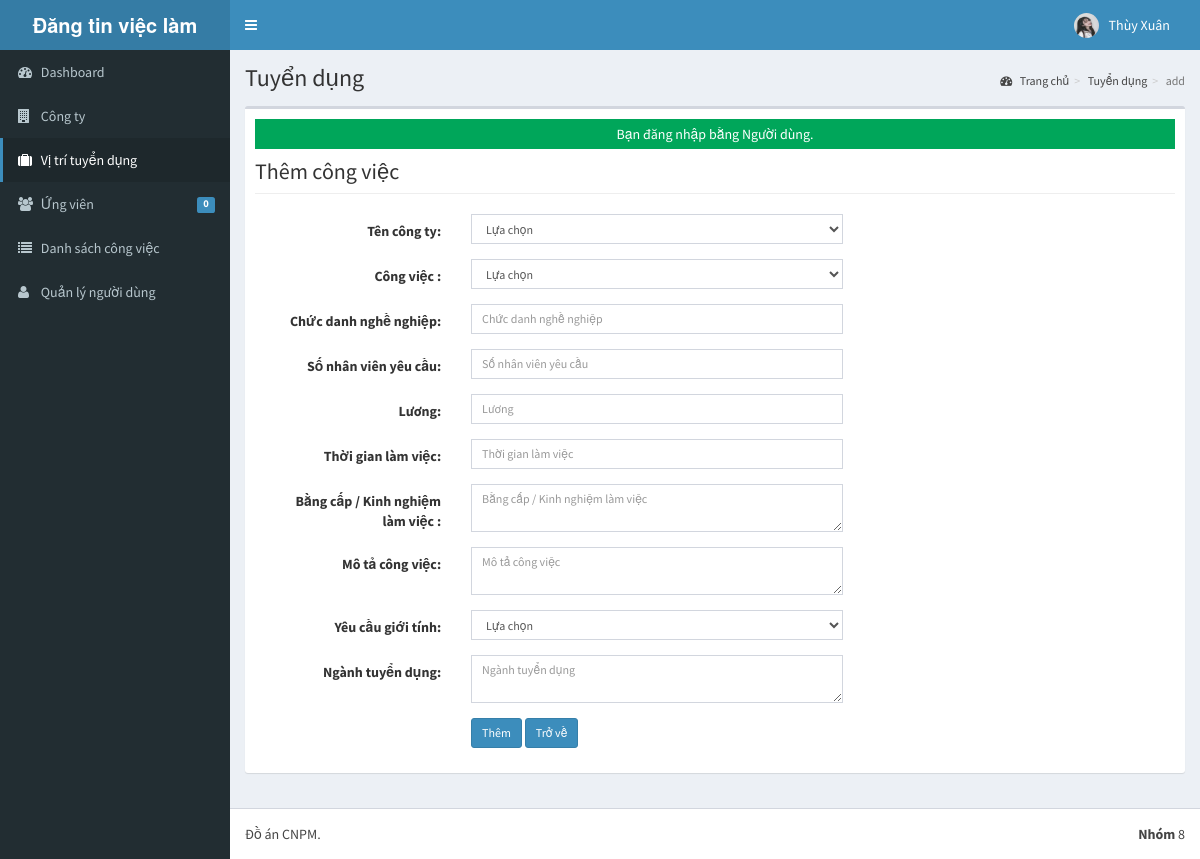
Screenshot of /admin/vacancy/index.php?view=add (signed in) with the database file from the repository.
### tables this page shows
CREATE TABLE `tblusers` (
  `USERID` varchar(30) NOT NULL,
  `FULLNAME` varchar(40) NOT NULL,
  `USERNAME` varchar(90) NOT NULL,
  `PASS` varchar(90) NOT NULL,
  `ROLE` varchar(30) NOT NULL,
  `PICLOCATION` varchar(255) NOT NULL
);

### admin/vacancy/index.php (called while the page is built, shortened)
<?php
require_once("../../include/initialize.php");
$title="Tuyển dụng";
require_once ("../theme/templates.php");
?>

### include/database.php (called while the page is built, shortened)
<?php
class Database {
	var $sql_string = '';
	private $conn;
	public function open_connection() {
		$this->conn = mysqli_connect(server,user,pass);
		if(!$this->conn){
			echo "Sự cố trong kết nối cơ sở dữ liệu! Liên hệ với quản trị viên!";
			exit();
		}else{
			$db_select = mysqli_select_db($this->conn,database_name);
		}
	}
	function setQuery($sql='') {
		$this->sql_string=$sql;
	}
	function executeQuery() {
		$result = mysqli_query($this->conn,$this->sql_string);
		return $result;
	}
	private function confirm_query($result) {
		return $result;
	}
	function loadSingleResult() {
		$cur = $this->executeQuery();
		while ($row = mysqli_fetch_object($cur)) {
		return $data = $row;
		}
	}
}
$mydb = new Database();
?>

### include/accounts.php (called while the page is built, shortened)
<?php
require_once(LIB_PATH.DS.'database.php');
class User {
	protected static  $tblname = "tblusers";
	function single_user($id=""){
			global $mydb;
			$mydb->setQuery("SELECT * FROM ".self::$tblname."
				Where USERID= '{$id}' LIMIT 1");
			$cur = $mydb->loadSingleResult();
			return $cur;
	}
	}
?>

### include/function.php (called while the page is built, shortened)
<?php
function currentpage(){
		$this_page = $_SERVER['SCRIPT_NAME'];
	    $bits = explode('/',$this_page);
		 return $bits[3];
	}
		?>

### admin/vacancy/add.php (the view, shortened to what this page needs)
<form class="form-horizontal span6" action="controller.php?action=add" method="POST">
  <div class="row">
    <div class="col-lg-12">
      <h1 class="page-header">Thêm công việc</h1>
    </div>
  </div>
  <div class="form-group">
    <div class="col-md-8">
      <label class="col-md-4 control-label" for="COMPANYNAME">Tên công ty:</label>
        <div class="col-md-8">
          <select class="form-control input-sm" id="COMPANYID" name="COMPANYID">
            <option value="None">Lựa chọn</option>
          </select>
        </div>
      </div>
    </div>
    <div class="form-group">
      <div class="col-md-8">
        <label class="col-md-4 control-label" for="CATEGORY">Công việc :</label>
          <div class="col-md-8">
            <select class="form-control input-sm" id="CATEGORY" name="CATEGORY">
                <option value="None">Lựa chọn</option>
              </select>
          </div>
        </div>
      </div>
      <div class="form-group">
        <div class="col-md-8">
          <label class="col-md-4 control-label" for="OCCUPATIONTITLE">Chức danh nghề nghiệp:</label>
          <div class="col-md-8">
            <input class="form-control input-sm" id="OCCUPATIONTITLE" name="OCCUPATIONTITLE" placeholder="Chức danh nghề nghiệp"   autocomplete="none"/>
          </div>
        </div>
      </div>
      <div class="form-group">
        <div class="col-md-8">
          <label class="col-md-4 control-label" for="REQ_NO_EMPLOYEES">Số nhân viên yêu cầu:</label>
          <div class="col-md-8">
            <input class="form-control input-sm" id="REQ_NO_EMPLOYEES" name="REQ_NO_EMPLOYEES" placeholder="Số nhân viên yêu cầu"   autocomplete="none"/>
          </div>
        </div>
      </div>
      <div class="form-group">
        <div class="col-md-8">
          <label class="col-md-4 control-label" for="SALARIES">Lương:</label>
          <div class="col-md-8">
            <input class="form-control input-sm" id="SALARIES" name="SALARIES" placeholder="Lương" autocomplete="none"/>
          </div>
        </div>
      </div>
      <div class="form-group">
        <div class="col-md-8">
          <label class="col-md-4 control-label" for="DURATION_EMPLOYEMENT">Thời gian làm việc:</label>
          <div class="col-md-8">
            <input class="form-control input-sm" id="DURATION_EMPLOYEMENT" name="DURATION_EMPLOYEMENT" placeholder="Thời gian làm việc"   autocomplete="none"/>
          </div>
        </div>
      </div>
      <div class="form-group">
        <div class="col-md-8">
          <label class="col-md-4 control-label" for="QUALIFICATION_WORKEXPERIENCE">Bằng cấp / Kinh nghiệm làm việc :</label>
          <div class="col-md-8">
            <textarea class="form-control input-sm" id="QUALIFICATION_WORKEXPERIENCE" name="QUALIFICATION_WORKEXPERIENCE" placeholder="Bằng cấp / Kinh nghiệm làm việc"   autocomplete="none"></textarea>
          </div>
        </div>
      </div>
      <div class="form-group">
        <div class="col-md-8">
          <label class="col-md-4 control-label" for="JOBDESCRIPTION">Mô tả công việc:</label>
          <div class="col-md-8">
            <textarea class="form-control input-sm" id="JOBDESCRIPTION" name="JOBDESCRIPTION" placeholder="Mô tả công việc" autocomplete="none"></textarea>
          </div>
        </div>
      </div>
      <div class="form-group">
        <div class="col-md-8">
          <label class="col-md-4 control-label" for="PREFEREDSEX">Yêu cầu giới tính:</label>
          <div class="col-md-8">
            <select class="form-control input-sm" id="PREFEREDSEX" name="PREFEREDSEX">
                <option value="None">Lựa chọn</option>
            </select>
          </div>
        </div>
      </div>
      <div class="form-group">
        <div class="col-md-8">
          <label class="col-md-4 control-label" for="SECTOR_VACANCY">Ngành tuyển dụng:</label>
            <div class="col-md-8">
              <textarea class="form-control input-sm" id="SECTOR_VACANCY" name="SECTOR_VACANCY" placeholder="Ngành tuyển dụng"   autocomplete="none"></textarea>
            </div>
          </div>
        </div>
        <div class="form-group">
          <div class="col-md-8">
            <label class="col-md-4 control-label" for="idno"></label>
            <div class="col-md-8">
              <button class="btn btn-primary btn-sm" name="save" type="submit" > Thêm</button>
              <a href="index.php" class="btn btn-primary btn-sm">Trở về</a>
            </div>
          </div>
        </div>
</form>

### admin/theme/templates.php (shortened to what this page needs)
<!DOCTYPE html>
<html>
<head>
  <link rel="stylesheet" href="<?php echo web_root;?>bootstrap/css/bootstrap.min.css">
  <link rel="stylesheet" href="<?php echo web_root;?>plugins/font-awesome/css/font-awesome.min.css">
  <link rel="stylesheet" href="<?php echo web_root;?>dist/css/AdminLTE.min.css">
  <link rel="stylesheet" href="<?php echo web_root;?>dist/css/skins/_all-skins.min.css">
  <link rel="stylesheet" href="<?php echo web_root;?>plugins/iCheck/flat/blue.css">
  <link rel="stylesheet" href="<?php echo web_root;?>plugins/morris/morris.css">
  <link rel="stylesheet" href="<?php echo web_root;?>plugins/jvectormap/jquery-jvectormap-1.2.2.css">
  <link href="<?php echo web_root; ?>plugins/datepicker/bootstrap-datetimepicker.min.css" rel="stylesheet" media="screen">
  <link rel="stylesheet" href="<?php echo web_root;?>plugins/dataTables/jquery.dataTables.min.css">
  <link rel="stylesheet" href="<?php echo web_root;?>plugins/bootstrap-wysihtml5/bootstrap3-wysihtml5.min.css">
</head>
<body class="hold-transition skin-blue fixed sidebar-mini">
  <div class="wrapper">
    <header class="main-header">
      <a href="<?php echo web_root;?>/admin/" class="logo">
        <span class="logo-lg"><b>Đăng tin việc làm</b></span>
      </a>
      <nav class="navbar navbar-static-top" role="navigation">
        <a href="#" class="sidebar-toggle" data-toggle="offcanvas" role="button">
        </a>
        <div class="navbar-custom-menu">
          <ul class="nav navbar-nav">
            <?php
              $user = New User();
              $singleuser = $user->single_user($_SESSION['ADMIN_USERID']);
            ?>
          <li class="dropdown user user-menu" style="padding-right: 15px;"  >
            <a href="#" class="dropdown-toggle" data-toggle="dropdown">
              <img src="<?php echo web_root.'admin/user/'. $singleuser->PICLOCATION;?>" class="user-image" alt="User Image">
              <span class="hidden-xs"><?php echo $singleuser->FULLNAME; ?></span>
            </a>
          </li>
          </ul>
        </div>
      </nav>
    </header>
  <aside class="main-sidebar">
    <section class="sidebar">
      <ul class="sidebar-menu">
        <li  class="<?php echo (currentpage() == 'index.php') ? "active" : false;?>" >
          <a href="<?php echo web_root ;?>admin/">
            <i class="fa fa-dashboard"></i> <span>Dashboard</span>
          </a>
        </li>
        <li class="<?php echo (currentpage() == 'company') ? "active" : false;?>" >
          <a href="<?php echo web_root ;?>admin/company/">
            <i class="fa fa-building"></i> <span>Công ty</span>
          </a>
        </li>
        <li class="<?php echo (currentpage() == 'vacancy') ? "active" : false;?>" >
          <a href="<?php echo web_root ;?>admin/vacancy/">
            <i class="fa fa-suitcase"></i> <span>Vị trí tuyển dụng</span>
          </a>
        </li>
        <li class="<?php echo (currentpage() == 'applicants') ? "active" : false;?>" >
          <a href="<?php echo web_root ;?>admin/applicants/">
            <i class="fa fa-users"></i> <span>Ứng viên</span>
            <span class="label label-primary pull-right">
              <?php
                $sql = "SELECT count(*) as 'APPL' FROM `tbljobregistration` WHERE `PENDINGAPPLICATION`=1";
                $mydb->setQuery($sql);
                $pending = $mydb->loadSingleResult();
                echo $pending->APPL;
              ?>
            </span>
          </a>
        </li>
        <li class="<?php echo (currentpage() == 'category') ? "active" : false;?>" >
          <a href="<?php echo web_root ;?>admin/category/">
            <i class="fa fa-list"></i>
            <span>Danh sách công việc</span>
          </a>
        </li>
        <li class="<?php echo (currentpage() == 'user') ? "active" : false;?>">
          <a href="<?php echo web_root; ?>admin/user/">
            <i class="fa fa-user"></i>
            <span>Quản lý người dùng</span>
          </a>
        </li>
      </ul>
    </section>
  </aside>
  <div class="content-wrapper">
  <section class="content-header">
      <h1>
        <?php echo isset($title) ? $title : ''; ?>
      </h1>
      <ol class="breadcrumb">
        <?php
          if ($title!='Home') {
            $active_title = '';
            if (isset($_GET['view'])) {
              $active_title = '<li class='.$active_title.'><a href="index.php">'.$title.'</a></li>';
            }else{
              $active_title = '<li class='.$active_title.'>'.$title.'</li>';
            }
            echo '<li><a href='.web_root.'admin/><i class="fa fa-dashboard"></i> Trang chủ</a></li>';
            echo  $active_title;
            echo  isset($_GET['view']) ? '<li class="active">'.$_GET['view'].'</li>' : '';
          }
        ?>
      </ol>
    </section>
         <section class="content">
          <div class="row">
            <div class="col-xs-12">
              <div class="box">
                <div class="box-body">
              <?php
               require_once $content;
               ?>
             </div>
             </div>
           </div>
         </div>
         </section>
 </div>
  <footer class="main-footer">
    <div class="pull-right hidden-xs">
      <b>Nhóm</b> 8
    </div>
    <strong></strong> Đồ án CNPM.
  </footer>
</body>
</html>

### rows the page displays
tblusers: PICLOCATION (picture), FULLNAME "Thùy Xuân"

### other values shown
$pending->APPL "0"
$title "Tuyển dụng"
$_GET['view'] "add"
$_SESSION['message'] "Bạn đăng nhập bằng Người dùng."
